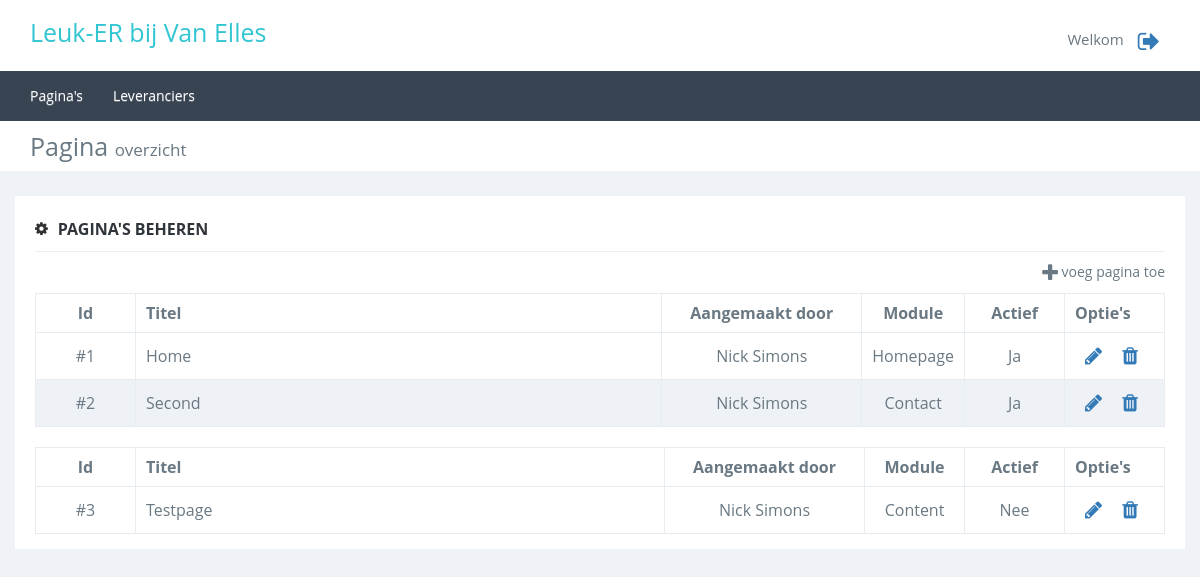
/admin/dashboard.php (signed in), run on an earlier commit of the app's database.
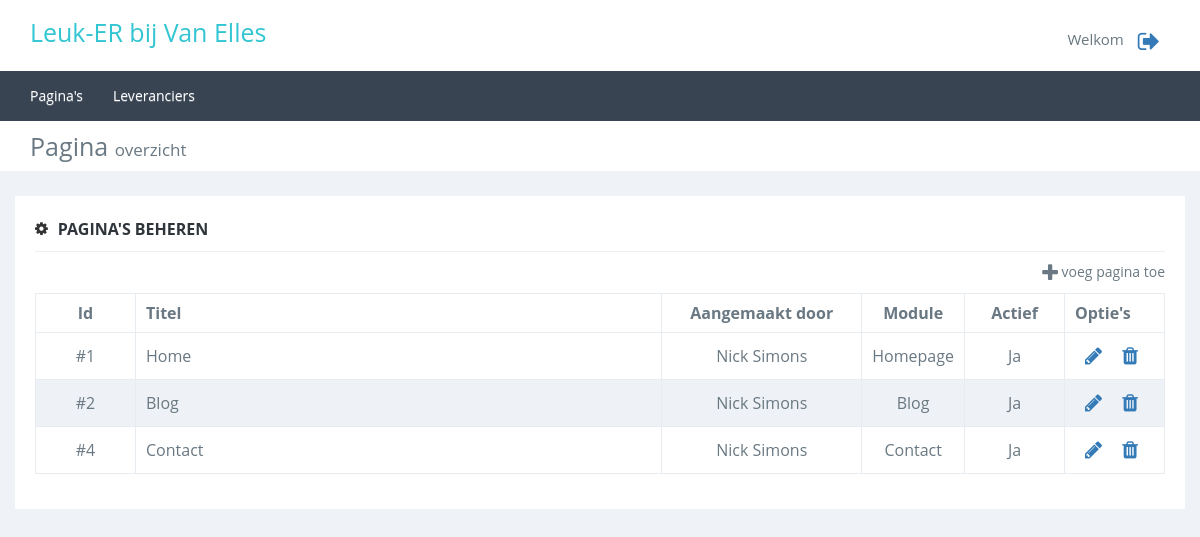
And on a later commit of the database.
### tables this page shows
CREATE TABLE `page` (
  `id` int(11) NOT NULL,
  `pagetitle` varchar(100) NOT NULL,
  `title` varchar(100) DEFAULT NULL,
  `subtitle` varchar(100) DEFAULT NULL,
  `inhoud` mediumtext,
  `description` varchar(2000) DEFAULT NULL,
  `kernwoorden` varchar(100) DEFAULT NULL,
  `active` int(1) DEFAULT NULL COMMENT '1 = actief, 0 = inactief',
  `datum` datetime DEFAULT CURRENT_TIMESTAMP ON UPDATE CURRENT_TIMESTAMP,
  `image` varchar(45) DEFAULT NULL,
  `Module_id` int(11) NOT NULL,
  `user_id` int(11) NOT NULL,
  `url` varchar(50) NOT NULL
);

CREATE TABLE `user` (
  `user_id` int(11) NOT NULL,
  `email` varchar(45) NOT NULL,
  `first_name` varchar(45) DEFAULT NULL,
  `insertion` varchar(45) DEFAULT NULL,
  `last_name` varchar(45) DEFAULT NULL,
  `birthday` datetime DEFAULT NULL,
  `phonenumber` int(12) DEFAULT NULL,
  `city` varchar(45) DEFAULT NULL,
  `address` varchar(45) DEFAULT NULL,
  `zipcode` varchar(45) DEFAULT NULL,
  `role` int(11) NOT NULL DEFAULT '2'
);

CREATE TABLE `Module` (
  `id` int(11) NOT NULL,
  `naam` varchar(45) NOT NULL,
  `path` varchar(45) NOT NULL
);

### admin/classes/page.class.php (called while the page is built, shortened)
<?php
class Page {
    private $_db;
    public function __construct()
    {
        $this->_db = new Connection();
        $this->_db = $this->_db->databaseConnection();
    }
    public function getAllMin($active = 1) {
        try {
            $query = $this->_db->prepare('
                    SELECT p.id id, pagetitle, active, first_name, insertion, last_name, m.naam module
                    FROM page p
                    JOIN user u ON p.user_id = u.user_id
                    JOIN Module m ON p.Module_id = m.id
                    WHERE active = :active;
                ');
            $query->bindValue(":active", $active);
            if($query->execute()) {
                return $content = $query->fetchAll();
            } else {
                return false;
            }
        } catch (PDOexception $e) {
            return false;
        }
    }
}

### admin/classes/connection.class.php (called while the page is built, shortened)
<?php
class Connection {
    public function databaseConnection() {
        try {
            $this->_db = new PDO('mysql:host=localhost;dbname=vanelles', 'root', '');
            return $this->_db;
        } catch (PDOException $e) {
            echo "<h3>Let op</h3>Er is helaas een probleem met het verbinden van de server, probeer het later nog eens.";
            exit;
        }
    }
}

### admin/dashboard.php (the view, shortened to what this page needs)
<div class="content">
    <?php
        include_once('includes/header.php');
        $page = new Page();
        $pageListActive = $page->getAllMin(1);
        $pageLIstInActive = $page->getAllMin(0);
    ?>
    <div class="pagetitel marbot">
        <div class="container">
            <div class="row">
                <div class="col-xs-12">Pagina <span>overzicht</span></div>
            </div>
        </div>
    </div>
    <div class="container">
        <div class="row">
            <div class="col-xs-12 inhoud">
                <div class="titel">
                    <i class="fa fa-cog"></i><span>Pagina's beheren</span>
                </div>
                <div class="row">
                    <div class="col-xs-6"></div>
                    <div class="col-xs-6 text-right"><a href="pagina_toevoegen.php" id="pvt"><i class="fa fa-plus"></i> voeg pagina toe</a></div>
                </div>
                <?php
                if($pageListActive != false) {
                    echo '
                        <table class="maintable" style="margin-bottom: 20px;">
                            <thead>
                                <tr>
                                    <th>Id</th>
                                    <th>Titel</th>
                                    <th>Aangemaakt door</th>
                                    <th>Module</th>
                                    <th>Actief</th>
                                    <th style="width: 100px;">Optie\'s</th>
                                </tr>
                            </thead>
                            <tbody>';
                    foreach($pageListActive as $value) {
                        echo '
                            <tr>
                                <td>#'.$value['id'].'</td>
                                <td>'.$value['pagetitle'].'</td>
                                <td><div>'.$value['first_name']." ". $value['insertion'] . " " . $value['last_name'].'</div></td>
                                <td>'.$value['module'].'</td>
                                <td>Ja</td>
                                <td><a href="pagina_bewerken.php?bewerkid='.$value['id'].'" title="Bewerken" data-id="'.$value['id'].'"><i class="fa fa-pencil"></i></a><a class="confirm" href="dashboard.php?verid='.$value['id'].'" title="Verwijderen" data-id="'.$value['id'].'"><i class="fa fa-trash"></i></a></td>
                            </tr>';
                    }
                    echo '
                            </tbody>
                        </table>';
                }
                if($pageLIstInActive != false) {
                    echo '
                        <table class="maintable">
                            <thead>
                                <tr>
                                    <th>Id</th>
                                    <th>Titel</th>
                                    <th>Aangemaakt door</th>
                                    <th>Module</th>
                                    <th>Actief</th>
                                    <th style="width: 100px;">Optie\'s</th>
                                </tr>
                            </thead>
                            <tbody>';
                    foreach($pageLIstInActive as $value) {
                        echo '
                            <tr>
                                <td>#'.$value['id'].'</td>
                                <td>'.$value['pagetitle'].'</td>
                                <td><div>'.$value['first_name']." ". $value['insertion'] . " " . $value['last_name'].'</div></td>
                                <td>'.$value['module'].'</td>
                                <td>Nee</td>
                                <td><a href="pagina_bewerken.php?bewerkid='.$value['id'].'" title="Bewerken" data-id="'.$value['id'].'"><i class="fa fa-pencil"></i></a><a class="confirm" href="dashboard.php?verid='.$value['id'].'" title="Verwijderen" data-id="'.$value['id'].'"><i class="fa fa-trash"></i></a></td>
                            </tr>';
                    }
                    echo '
                            </tbody>
                        </table>';
                }
                ?>
            </div>
        </div>
    </div>
</div>
</body>
</html>

### admin/includes/header.php (shortened to what this page needs)
<!DOCTYPE html>
<?php
include_once('config.php');
?>
<html lang="en">
<head>
    <link rel="stylesheet" type="text/css" href="css/normalizer.css" />
    <link rel="stylesheet" href="https://maxcdn.bootstrapcdn.com/font-awesome/4.5.0/css/font-awesome.min.css">
    <link rel="stylesheet" href="https://maxcdn.bootstrapcdn.com/bootstrap/3.3.6/css/bootstrap.min.css">
    <link rel="stylesheet" href="https://maxcdn.bootstrapcdn.com/bootstrap/3.3.6/css/bootstrap-theme.min.css">
    <link rel="stylesheet" type="text/css" href="css/main.css" />
</head>
<body>
<header>
    <div class="container">
        <div class="row">
            <div class="col-xs-6">Leuk-ER bij Van Elles</div>
            <div class="col-xs-6 text-right"><?php echo 'Welkom ' . $user->getUserName(); ?><a href="?uitloggen=true" title="Uitloggen" class="uitloggen"><i class="fa fa-sign-out"></i></a></div>
        </div>
    </div>
</header>
<nav>
    <div class="container">
        <div class="row">
            <div class="col-xs-12">
                <ul class="nav navbar-nav">
                    <li><a href="dashboard.php">Pagina's</a></li>
                    <li><a href="leverancier_overzicht.php">Leveranciers</a></li>
                </ul>
            </div>
        </div>
    </div>
</nav>

### admin/css/main.css (style rules this page uses)
body, h1, h2, h3, h4, h5, h6 { font-family: "Open Sans",sans-serif; }
a, button, code, div, img, input, label, li, p, pre, select, span, svg, table, td, textarea, th, ul { -webkit-border-radius: 0!important; -moz-border-radius: 0!important; border-radius: 0!important; }
body { background-color: #EFF3F8; color: #697882 }
header { height: 71px; width: 100%; background-color: #fff; position: fixed; top: 0; z-index: 99; }
header .col-xs-6:nth-child(1) { color: #32c5d2; font-size: 25px; padding-top: 15px; }
header .col-xs-6:nth-child(2) { font-size: 15px; padding-top: 24px; }
nav { height: 50px; width: 100%; background-color: #384452; position: fixed; top: 71px; padding: 0;z-index: 99; }
nav .container { padding: 0; }
nav a { color: #fff; text-shadow: none; }
.marbot { margin-bottom: 25px; }
.uitloggen { font-size: 24px; vertical-align: middle; padding: 10px; }
.content { margin-top: 121px; }
.content .pagetitel { background-color: #fff; height: 50px; font-size: 25px; }
.content .pagetitel .col-xs-12 { padding-top: 8px; }
.content .pagetitel span { font-size: 17px; }
.content .inhoud { padding: 12px 20px 15px; background-color: #fff; }
.content .inhoud .titel { border-bottom: 1px solid #eee; margin-bottom: 10px; font-family: "Open Sans",sans-serif; color: #333; font-size: 14px; padding: 10px 0; }
.content .inhoud .titel i { font-size: 15px; font-weight: 300; margin-top: 3px; float: left; display: inline-block; margin-right: 10px; }
.content .inhoud .titel span { font-weight: 700; text-transform: uppercase; color: #2f353b!important; font-size: 16px; }
.content #pvt { padding-bottom: 10px; display: inline-block; color: #697882; text-decoration: none; border: none; background: none; }
.content #pvt i { font-size: 20px; vertical-align: middle; }
.maintable { width: 100%; }
.maintable td, .maintable th { padding: 8px 10px; border: 1px solid #e7ecf1; }
.maintable tr td:nth-child(1), .maintable tr th:nth-child(1) { text-align: center; width: 100px; }
.maintable tr td:nth-child(3), .maintable tr th:nth-child(3) { text-align: center; width: 200px; }
.maintable tr td:nth-child(4), .maintable tr th:nth-child(4) { text-align: center; width: 100px; }
.maintable tr td:nth-child(5), .maintable tr th:nth-child(5) { text-align: center; width: 100px; }
.maintable tr td i { padding: 5px 10px; font-size: 20px; }
.maintable tr:nth-child(even) td { background-color: #eef1f5; }
@media all and (min-width: 778px) { .navbar-nav { display: block!important; } }

What changed in the data, as far as the page shows it:
removed page: id "3", pagetitle "Testpage", user.first_name "Nick", user.last_name "Simons", Module.naam "Content"
changed page id 2: pagetitle "Second" → "Blog"; Module.naam "Contact" → "Blog"
added page: id "4", pagetitle "Contact", user.first_name "Nick", user.last_name "Simons", Module.naam "Contact"
Also different on the page:
text no longer shown: "Id Titel Aangemaakt door Module Actief Optie ' s"
